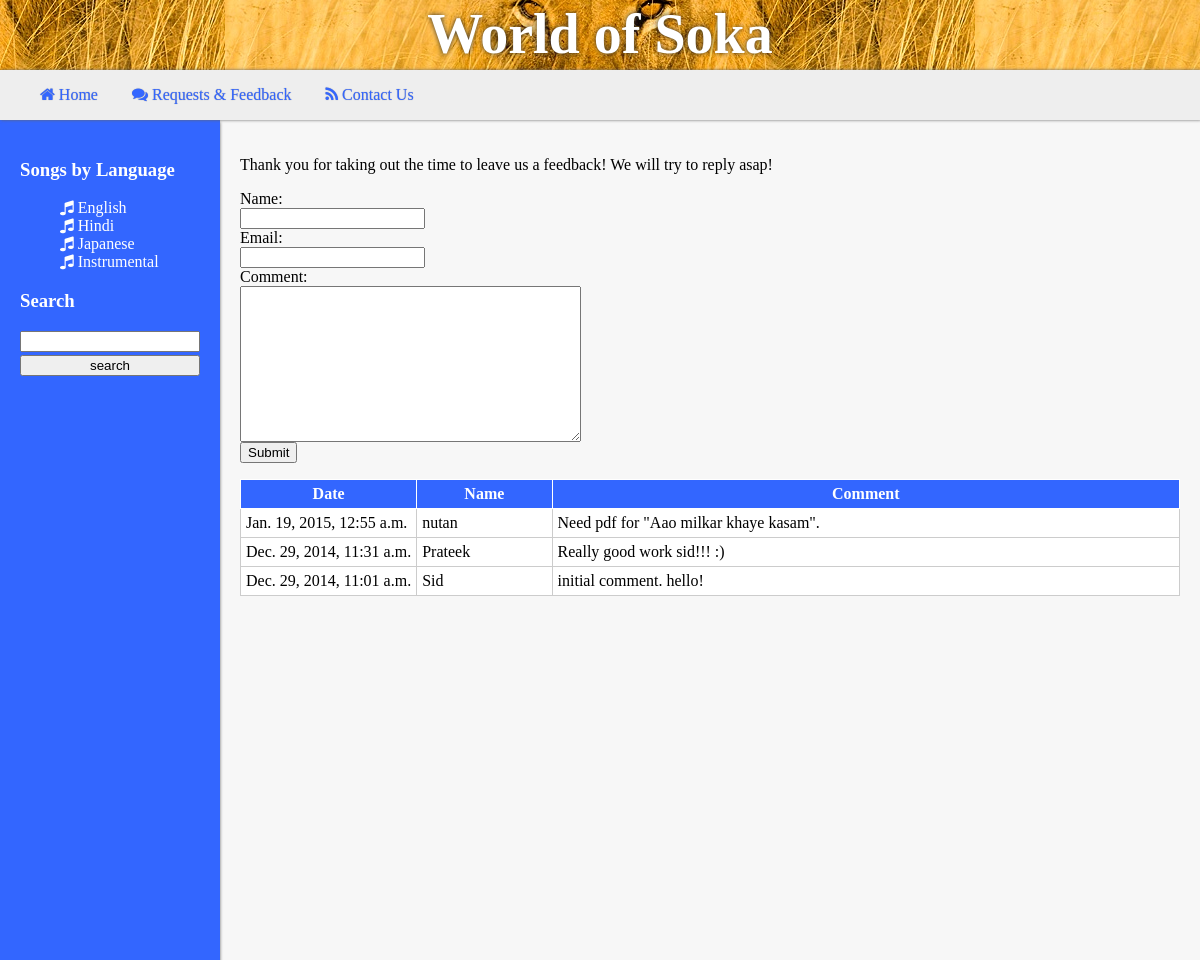
The app's page /feedback/, older data.
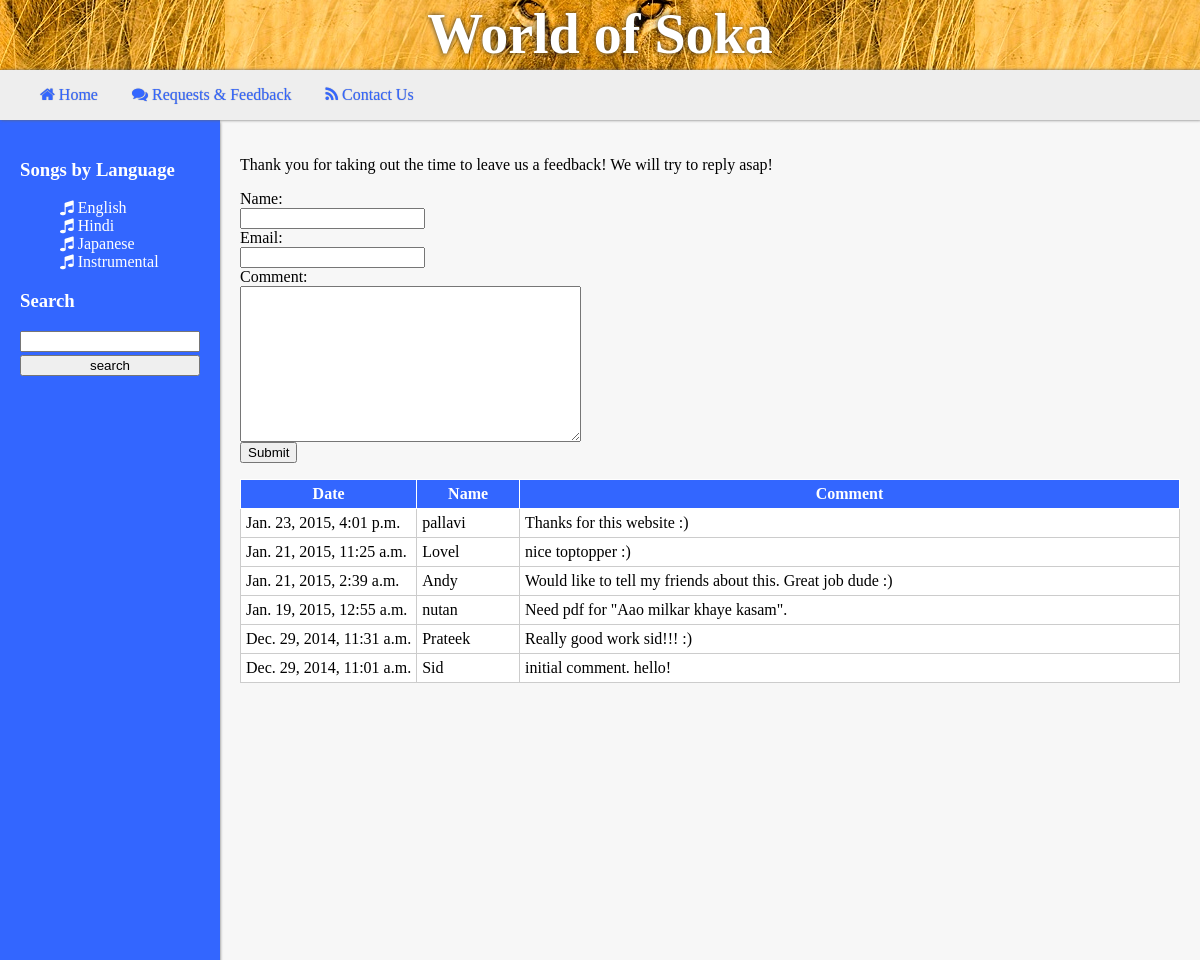
The same page, newer data.
### songs/models.py (models this page shows, shortened)
class Language(models.Model):
	lang_name = models.CharField(max_length=30)

### feedback/models.py (models this page shows, shortened)
class Comment(models.Model):
	commentor_name = models.CharField(max_length=100)
	comment_date = models.DateTimeField('comment date')
	commentor_email = models.CharField(max_length=100)
	comment_text = models.CharField(max_length=5000)

### feedback/views.py (the view)
def get_feedback(request):
	context = songs.views.get_sidebar_context()
	if request.method == 'POST':
		post_data = request.POST
		meta_data = request.META
		form = FeedbackForm(post_data)
		if form.is_valid():
			add_form_feedback(form.cleaned_data)
			form = FeedbackForm()
	else:
		form = FeedbackForm()
	comments = Comment.objects.order_by('-comment_date')[:10]
	context['comments'] = comments
	context['feedback_form'] = form
	return render(request, 'feedback/index.html', context)

### feedback/views.py
class FeedbackForm(forms.Form):
	your_name = forms.CharField(label='Your name', max_length=50)
	your_email = forms.EmailField(label='Your email', max_length=50)
	your_comment = forms.CharField(label='Your comments',
				widget=forms.Textarea)

### songs/views.py (called while the page is built)
def get_sidebar_context():
	lang_dict = {}
	lang_list = Language.objects.all()
	lang_dict['lang_list'] = lang_list
	return lang_dict

### templates/feedback/index.html (shortened to what this page needs)
{% extends "songs/base.html" %}
{% load staticfiles %}
{% block content %}
<p> Thank you for taking out the time to leave us a feedback! We will try to reply asap! </p>
<form id="feedback_form" method="post" action="{{URL}}/feedback/">
<div class="fieldWrapper">
    <label for="{{ feedback_form.your_name.id_for_label }}">Name:</label>
<br/>
    {{ feedback_form.your_name }}
</div>
<div class="fieldWrapper">
    <label for="{{ feedback_form.your_email.id_for_label }}">Email:</label>
<br/>
    {{ feedback_form.your_email }}
</div>
<div class="comment_box">
    <label for="{{ feedback_form.your_comment.id_for_label }}">Comment:</label>
<br/>
    {{ feedback_form.your_comment }}
</div>
<input type="submit" value="Submit"/>
</form>
<table class='comments_table'>
<tr>
	<th style="width:50px;"> Date </th>
	<th> Name </th>
	<th> Comment </th>
</tr>
{% for comment in comments %}
<tr>
	<td> {{comment.comment_date}} </td>
	<td> {{comment.commentor_name}} </td>
	<td> {{comment.comment_text}} </td>
</tr>
{% endfor %}
</table>
{% endblock %}

### templates/songs/base.html (shortened to what this page needs)
{% load staticfiles %}
<html>
<head>
	<link rel="stylesheet" type="text/css" href="/static/style.css" />
	<link href="//maxcdn.bootstrapcdn.com/font-awesome/4.2.0/css/font-awesome.min.css" rel="stylesheet">
</head>
<body>
	<div id="topbar">
		<div id="topbarphoto"></div>
		<h1>World of Soka</h1>
		</div>
	<div id='topmenu'>
		<ul>
			<li> <a href='{{ URL }}/ '><i class='fa fa-home'></i> Home</a> </li>
			<li> <a href='{{ URL }}/feedback '><i class='fa fa-comments'></i> Requests & Feedback</a> </li>
			<li> <a href='{{ URL }}/contact '><i class='fa fa-rss'></i> Contact Us</a> </li>
		</ul>
	</div>
	<div id="maincontentwrapper">
	<div id="maincontent">
			<div id="sidebar">
				{% block sidebar %}
				<h3> Songs by Language </h3>
				<ul>
					{% for lang in lang_list %}
						<li>
						<i class="fa fa-music"> </i>
						<a href="{% url 'songs:lang' lang.lang_name %}"> {{lang.lang_name}} </a>
						</li>
					{% endfor %}
				</ul>
				<h3> Search </h3>
					<form id="search_form" action='/songs/search/' method="POST">
					<input type="text" name="search_string">
					<input type="submit" name="search" value="search">
					</form>
				{% endblock %}
			</div>
			<div id="content" style="">
				{% block content %}
				{% endblock %}
			</div>
	</div>
	</div>
</body>
</html>

### static/style.css (style rules this page uses)
body { font-family:calibri; min-width:1024px; color:black; overflow-y:hidden; }
#topbar { position:absolute; top:0px; left:0px; width:100%; height:70px; color:black; text-align:center; vertical-align:center; font: arial bold; font-size:350%; }
#topbarphoto { position:absolute; background:white url('/static/images/lion.jpg') center; top:0px;left:0px; width:100%;height:100px; }
#topbar h1 { position:absolute; background-color:transparent; width:100%; text-align:center; margin:2px 0px; padding:0px; font-size:56px; color:white; text-shadow:0px 0px 5px #333; }
#topmenu { position:absolute; left:0px; width:100%; top:70px; height:50px; background-color:#EEE; box-shadow:1px 0px 3px #666; z-index:3; }
#topmenu a { color:#3366FF; text-decoration:none; font-family:calibri; text-shadow:0px 0px 1px #999; transition:all 0.2s ease-out; }
#topmenu li { color:black; display:inline; list-style-type:none; padding-right:30px; }
#maincontentwrapper { position:absolute; left:0px; width:100%; top:120px; height:calc(100% - 120px); }
#maincontent { min-width:1024px; margin:0px auto; height:100%; }
#sidebar { width:180px; height:100%; float:left; background-color:#3366FF; color:white; padding:20px; box-shadow:0px 2px 3px #666; position:relative; z-index:2; }
#sidebar ul { list-style-type:none; }
#sidebar li a { color: white; border: 2px; text-transform:capitalize; }
#content { padding:20px; width:calc(100% - 260px); float:left; background: #f7f7f7; height:calc(100% - 40px); overflow-y:auto; position:relative; z-index:1; }
.comments_table { padding: 5px; width:100%; background-color:white; border-collapse:collapse; }
.comments_table td { white-space:nowrap; overflow:hidden; text-overflow:ellipsis; padding:5px; border:thin #CCC solid; }
.comments_table th { background:#3366FF; color:white; padding:5px; border:thin white solid; }
#feedback_form { color:black; }
a { color:darkgreen; text-decoration:none; font-family:calibri; transition:all 0.2s ease-out; }
#search_form input { width:100%; margin-bottom:3px; }

Row changes from the older to the newer data that the page shows:
added Comment: comment_date "Jan. 23, 2015, 4:01 p.m.", commentor_name "pallavi", comment_text "Thanks for this website :)"
added Comment: comment_date "Jan. 21, 2015, 11:25 a.m.", commentor_name "Lovel", comment_text "nice toptopper :)"
added Comment: comment_date "Jan. 21, 2015, 2:39 a.m.", commentor_name "Andy", comment_text "Would like to tell my friends about this. Great job dude :)"
